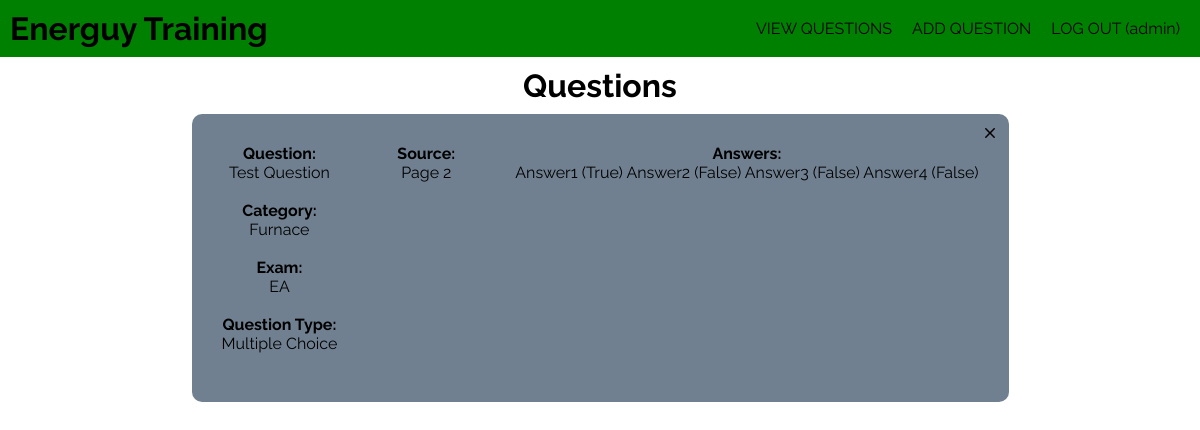
/questions (signed in), run on the app's committed database.
### package/models.py (models this page shows, shortened)
class User(db.Model, UserMixin):
  id = db.Column(db.Integer, primary_key=True)
  username = db.Column(db.String(20), unique=True, nullable=False)
  password = db.Column(db.String(60), nullable=False)

class Question(db.Model):
  id = db.Column(db.Integer, primary_key=True)
  exam = db.Column(db.String(10), nullable=False)
  category = db.Column(db.String(10), nullable=False)
  question = db.Column(db.String(100), nullable=False)
  question_type = db.Column(db.String(100), nullable=False)
  question_image = db.Column(db.String(100), nullable=True)
  answer_1 = db.Column(db.String(100), nullable=False)
  answer_2 = db.Column(db.String(100), nullable=False)
  answer_3 = db.Column(db.String(100), nullable=False)
  answer_4 = db.Column(db.String(100), nullable=False)
  answers = db.Column(db.String(255), nullable=False)
  source = db.Column(db.String(100), nullable=False)

### package/routes.py (the view)
@app.route('/questions', methods=['GET', 'POST'])
@login_required
def questions():
  questions = Question.query.all()
  return render_template('questions.html', title = 'Questions', questions=questions)

### package/__init__.py (called while the page is built)
@login_manager.user_loader
def load_user(user_id):
  return User.query.get(int(user_id))

### package/templates/questions.html (shortened to what this page needs)
{% extends 'base.html' %}
{% block content %}
  <div class="content">
    <h1>Questions</h1>
    {% for question in questions %}
      <div class="question-container">
        <div>
          <h4>Question:</h4>
          <p>{{ question.question }}</p>
          <br>
          <h4>Category:</h4>
          <p>{{ question.category }}</p>
          <br>
          <h4>Exam:</h4>
          <p>{{ question.exam}}</p>
          <br>
          <h4>Question Type:</h4>
          <p>{{ question.question_type }}</p>
          <br>
        </div>
        <div>
          <h4>Source:</h4>
          <p>{{ question.source }}</p>
          <br>
        </div>
        <div>
          <h4>Answers:</h4>
          <p>{{ question.answers }}</p><br>
        </div>
        <a href="/delete/{{ question.id }}">
          <img class="close" src="{{ url_for('static', filename='icons/close.svg') }}">
        </a>
      </div>
    {% endfor %}
  </div>
{% endblock content %}

### package/templates/base.html (shortened to what this page needs)
<!DOCTYPE html>
<html>
  <head>
    <link rel='stylesheet' type='text/css' href="{{ url_for('static', filename='styles.css') }}">
  </head>
  <body>
    <header>
      <a href="{{ url_for('home') }}">
        <h1>Energuy Training</h1>
      </a>
      <nav>
        <ul>
          <a href="{{ url_for('questions') }}">
            VIEW QUESTIONS
          </a>
          <a href="{{ url_for('add_question') }}">
            ADD QUESTION
          </a>
          {% if current_user.is_authenticated %}
            <a href="{{ url_for('logout') }}">
              LOG OUT ({{ current_user.username }})
            </a>
          {% else %}
            <a href="{{ url_for('login') }}">
              LOG IN
            </a>
          {% endif %}
        </ul>
      </nav>
    </header>
    <div class="container">
      {% block content %}
      {% endblock %}
    </div>
  </body>
</html>

### package/static/styles.css (style rules this page uses)
* { padding: 0; margin: 0; box-sizing: border-box; font-family: 'Raleway', sans-serif; }
header { background-color: green; display: flex; position: relative; }
header h1 { padding: 10px; }
header nav { position: absolute; height: 100%; right: 10px; }
header nav ul { position: relative; height: 100%; display: flex; list-style-type: none; }
a { text-decoration: none; color: black }
header nav ul a { display: inline-flex; align-items: center; padding: 10px; }
.container { padding: 10px; }
.content { display: block; margin: auto; text-align: center; }
ul { list-style-type: none; }
.question-container { position: relative; display: inline-flex; background-color: slategray; margin: 10px; border-radius: 10px; }
.question-container div { display: block; padding: 30px; margin: 0 auto; }
.close { position: absolute; right: 10px; top: 10px; }

### data on the page
User: username "admin"
Question: question "Test Question", category "Furnace", exam "EA", question_type "Multiple Choice", source "Page 2", answers "Answer1 (True) Answer2 (False) Answer3 (False) Answer4 (False)"
